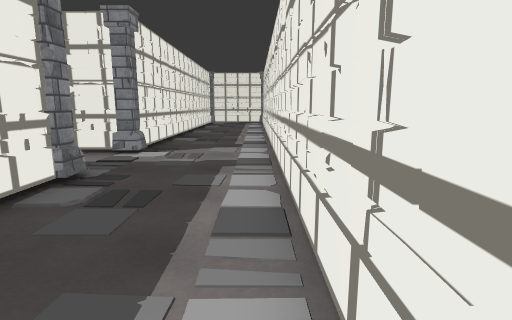
view 1 (above)

16 first-person views from a walk through a Unity game level. The camera is 1.4 m above the floor, tilts 10° down and sees 80° across. The floor is counted in squares, 1 m on a side. Each view is taken from the middle of a square. On the plan, view 1 faces up. The plan holds only what a view shows up to about 14 squares ahead; the rest is blank. The place goes on beyond the plan. The player character is not drawn. Some animated figures are left out. Door leaves are left out, so doorways stand open. Some surface patterns are stand-ins.

view 2
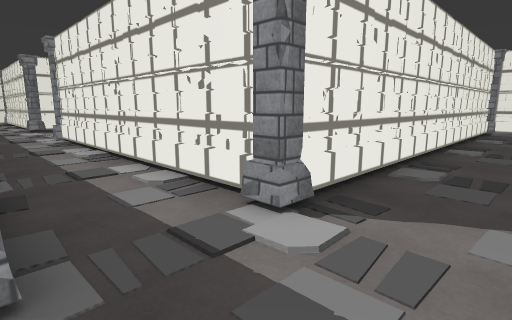

view 3
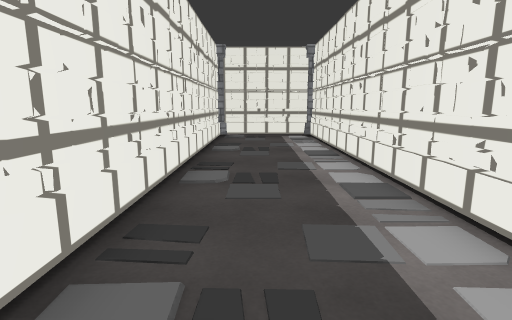

view 4
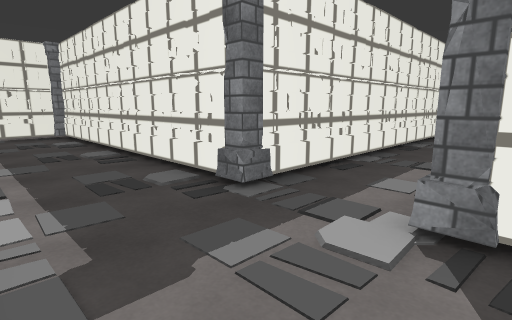

view 5
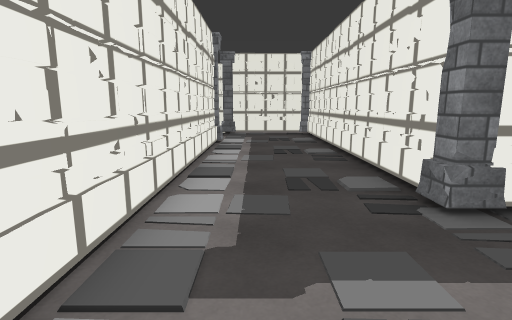

view 6
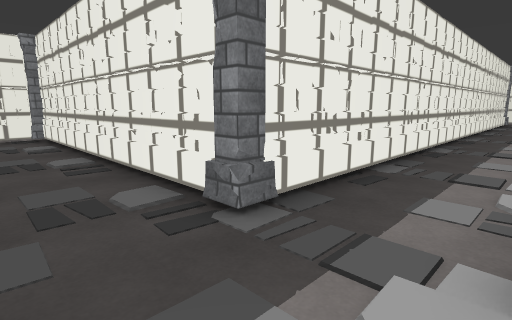

view 7
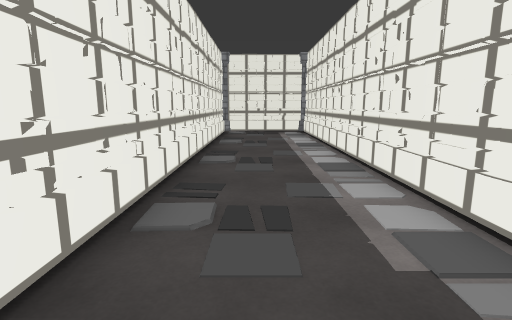

view 8
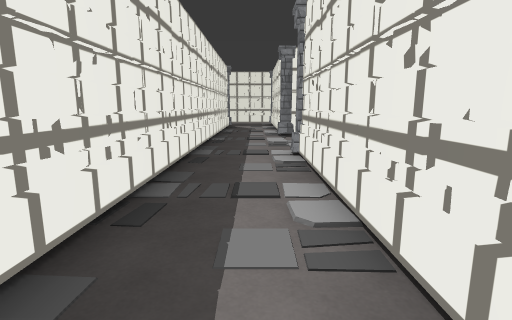

view 9
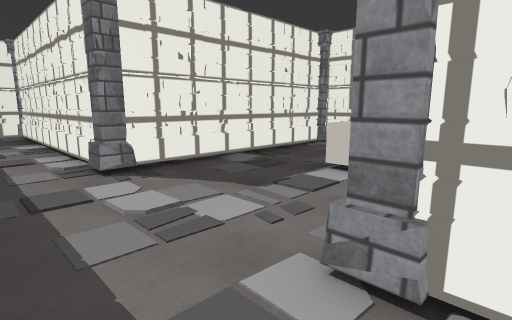

view 10
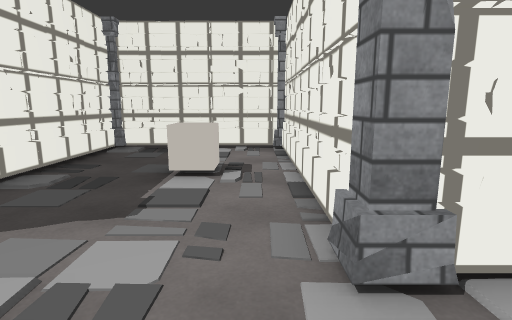

view 11
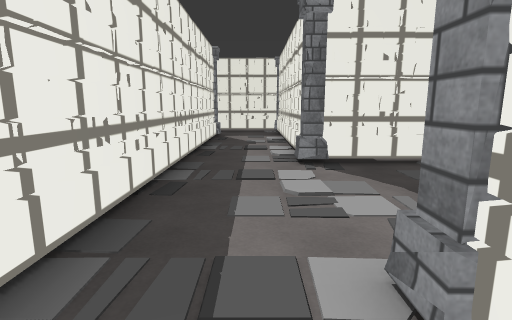

view 12
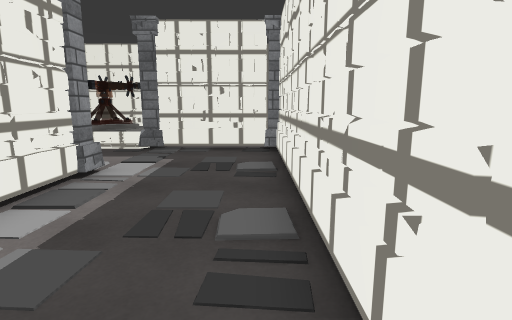

view 13
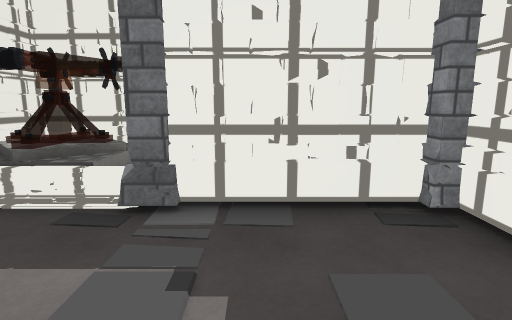

view 14
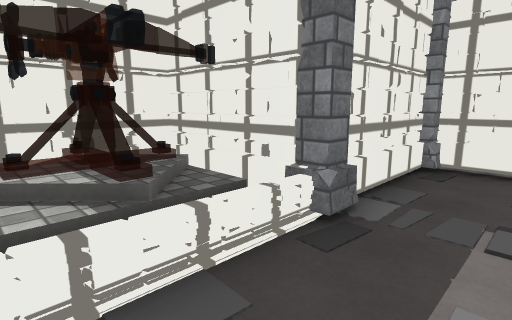

view 15
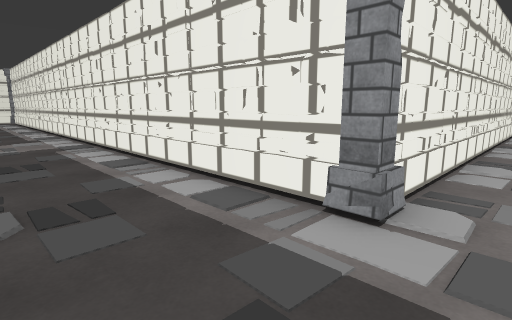

view 16
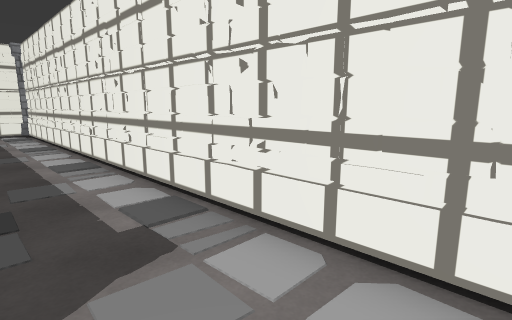

### Floor plan
Points are (right, up) in squares from view 1. A wall is a line through its corners. A room is listed if a view was taken in it or the views show most of it. See-through windows are left out.
Room 1 (views 1, 2, 3, 4, 5, 6, 7, 8, 9, 11, 12, 13, 14, 15, 16)
walls: (-4.4, 9.3) (-15.6, 9.3); (-3.7, 5.5) (-3.7, -6); (0.6, -2.1) (0.6, 24.4); (4.6, -2.4) (1.1, -2.4); (-3.4, -6.2) (2, -6.2); (0.7, -6.3) (0.7, -9.9) (4.6, -9.9); (-16.6, 6) (-4.4, 6); (-3.7, 24.4) (-3.7, 9.5)
ways out: opening at (-15.5, 7.5) to room 2
objects: column (-4, 6); column (-4, 9); column (-4, 25); column (0, -6); column (0, -3) to (1, -2); column (1, 25); turret (2, -9) to (4, -7)
Room 2 (view 10)
walls: (-16.1, 9.6) (-16.1, 17.3) (-21.7, 17.3) (-21.7, 9.6); (-22.4, 9.3) (-24.5, 9.3); (-24.5, 6) (-16.6, 6)
ways out: opening at (-15.5, 7.5) to room 1
objects: column (-22, 9); block (-19, 13) to (-18, 14); column (-16, 9)

Positions as (right, up) in squares from view 1, and headings:
1: (0, 0), facing up
2: (-1, 6), facing up-left
3: (-2, 11), facing up
4: (0, 10), facing down-left
5: (-1, 10), facing down
6: (-1, 9), facing down-left
7: (-2, 9), facing up
8: (-7, 8), facing left
9: (-15, 7), facing up-left
10: (-17, 7), facing up
11: (-14, 8), facing left
12: (-3, 4), facing down
13: (-1, -2), facing down
14: (4, -4), facing down-left
15: (-3, -4), facing up-right
16: (-2, 8), facing up-right
